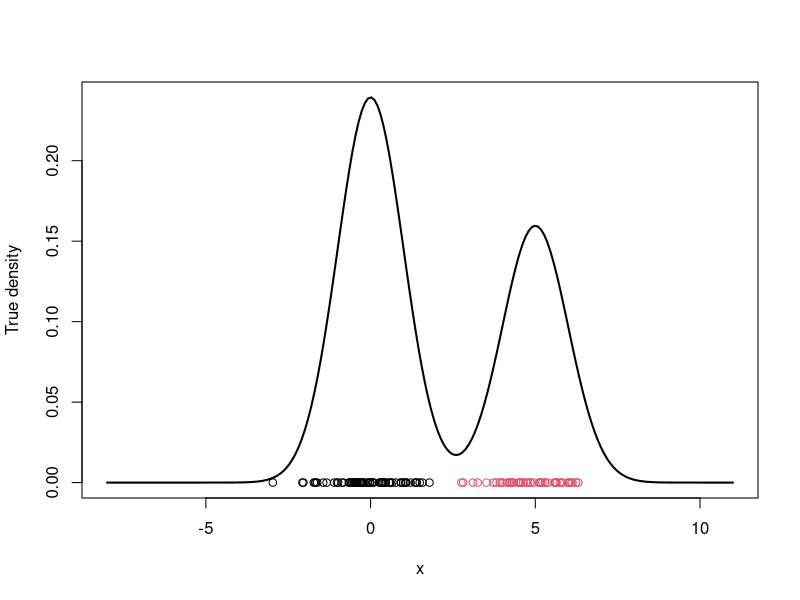
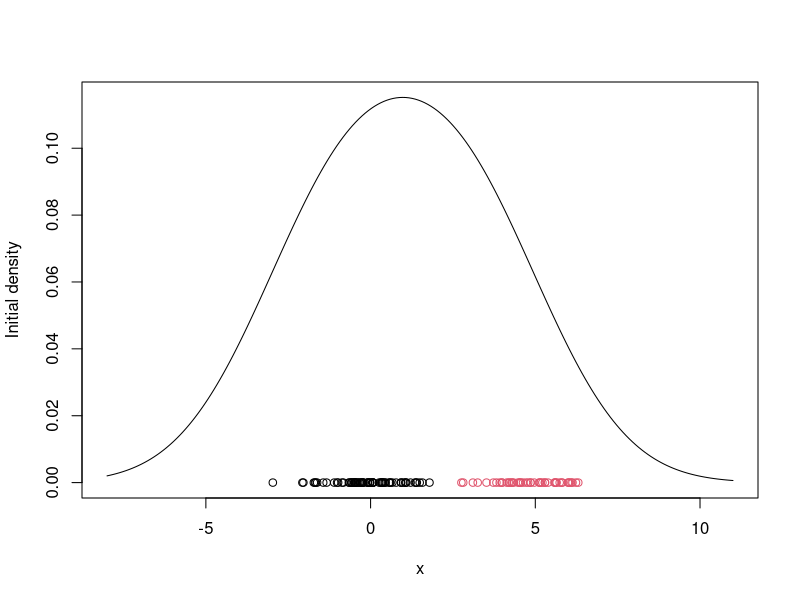
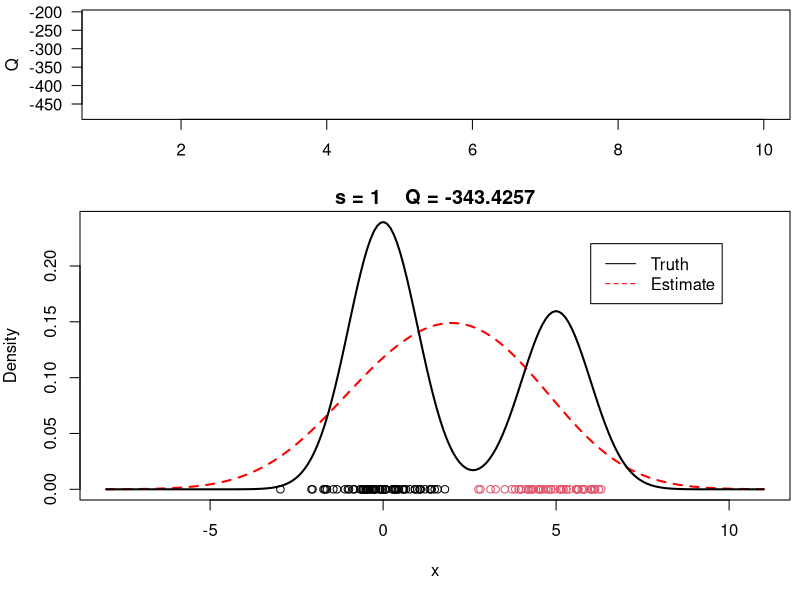
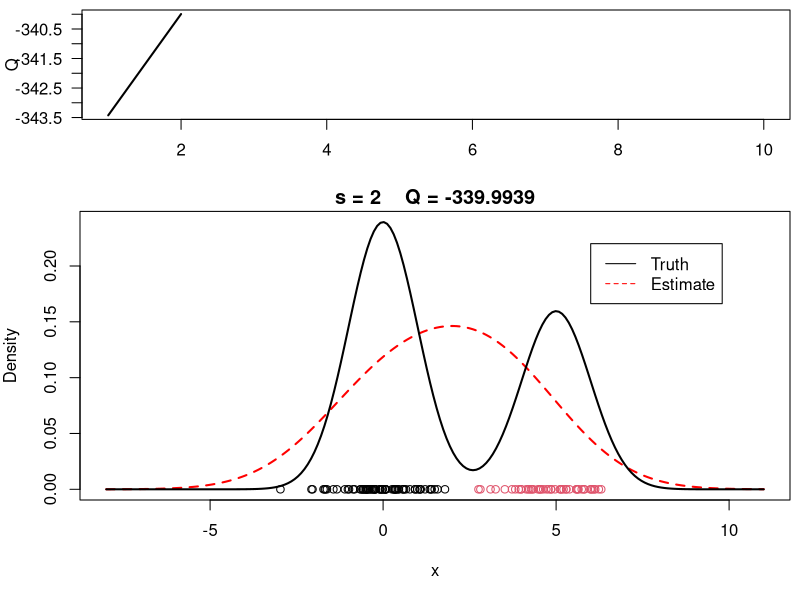
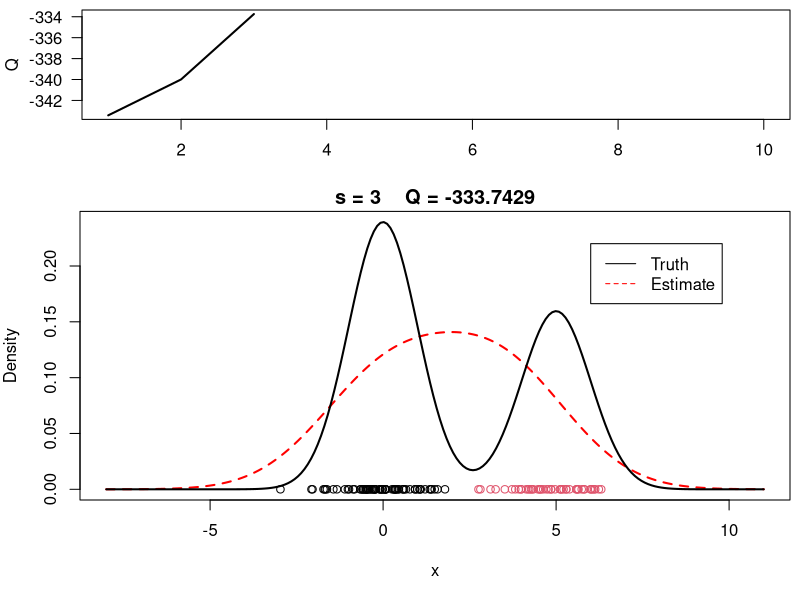
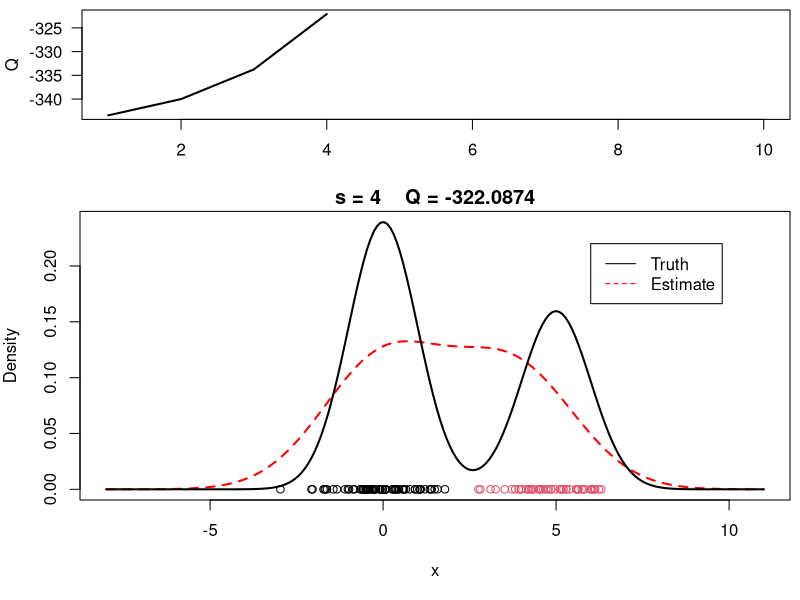
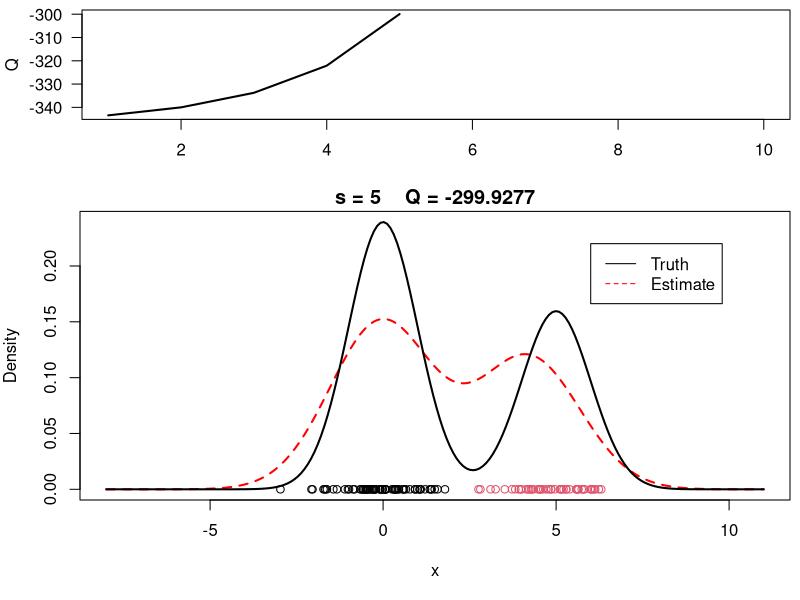
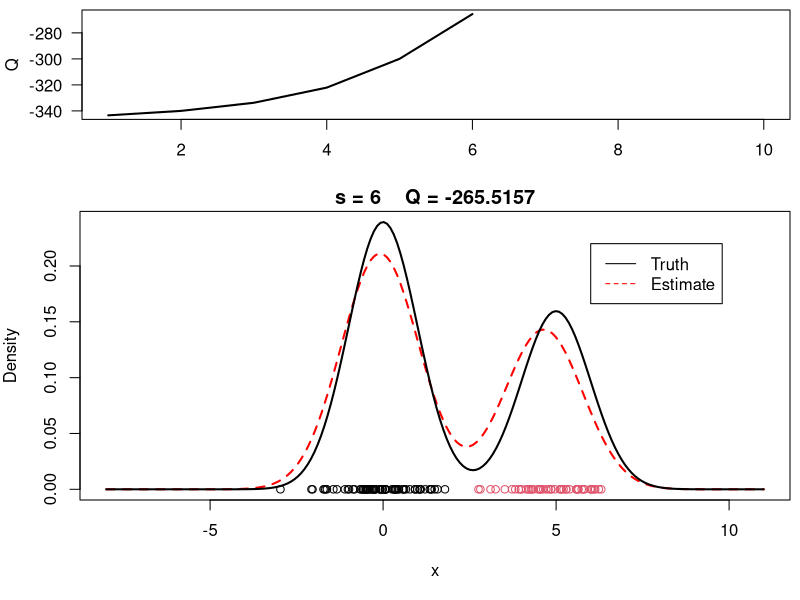

The R script that drew these images, in order:
#### Example of an EM algorithm for fitting a location mixture of 2 Gaussian components
#### The algorithm is tested using simulated data

## Clear the environment and load required libraries
rm(list=ls())
set.seed(81196)    # So that results are reproducible (same simulated data every time)

## Generate data from a mixture with 2 components
KK         = 2
w.true     = 0.6  # True weights associated with the components
mu.true    = rep(0, KK)
mu.true[1] = 0   # True mean for the first component
mu.true[2] = 5   # True mean for the second component
sigma.true = 1   # True standard deviation of all components
n  = 120         # Number of observations to be generated
cc = sample(1:KK, n, replace=T, prob=c(w.true,1-w.true))
x  = rep(0, n)
for(i in 1:n){
  x[i] = rnorm(1, mu.true[cc[i]], sigma.true)
}

# Plot the true density
par(mfrow=c(1,1))
xx.true = seq(-8,11,length=200)
yy.true = w.true*dnorm(xx.true, mu.true[1], sigma.true) + 
          (1-w.true)*dnorm(xx.true, mu.true[2], sigma.true) 
plot(xx.true, yy.true, type="l", xlab="x", ylab="True density", lwd=2)
points(x, rep(0,n), col=cc)

## Run the actual EM algorithm
## Initialize the parameters
w     = 1/2                         #Assign equal weight to each component to start with
mu    = rnorm(KK, mean(x), sd(x))   #Random cluster centers randomly spread over the support of the data
sigma = sd(x)                       #Initial standard deviation

# Plot the initial guess for the density
xx = seq(-8,11,length=200)
yy = w*dnorm(xx, mu[1], sigma) + (1-w)*dnorm(xx, mu[2], sigma)
plot(xx, yy, type="l", ylim=c(0, max(yy)), xlab="x", ylab="Initial density")
points(x, rep(0,n), col=cc)

s  = 0
sw = FALSE
QQ = -Inf
QQ.out = NULL
epsilon = 10^(-5)


##Checking convergence of the algorithm
while(!sw){
  ## E step
  v = array(0, dim=c(n,KK))
  v[,1] = log(w) + dnorm(x, mu[1], sigma, log=TRUE)    #Compute the log of the weights
  v[,2] = log(1-w) + dnorm(x, mu[2], sigma, log=TRUE)  #Compute the log of the weights
  for(i in 1:n){
    v[i,] = exp(v[i,] - max(v[i,]))/sum(exp(v[i,] - max(v[i,])))  #Go from logs to actual weights in a numerically stable manner
  }
  
  ## M step
  # Weights
  w = mean(v[,1])
  mu = rep(0, KK)
  for(k in 1:KK){
    for(i in 1:n){
      mu[k]    = mu[k] + v[i,k]*x[i]
    }
    mu[k] = mu[k]/sum(v[,k])
  }
  # Standard deviations
  sigma = 0
  for(i in 1:n){
    for(k in 1:KK){
      sigma = sigma + v[i,k]*(x[i] - mu[k])^2
    }
  }
  sigma = sqrt(sigma/sum(v))
  
  ##Check convergence
  QQn = 0
  for(i in 1:n){
    QQn = QQn + v[i,1]*(log(w) + dnorm(x[i], mu[1], sigma, log=TRUE)) +
                v[i,2]*(log(1-w) + dnorm(x[i], mu[2], sigma, log=TRUE))
  }
  if(abs(QQn-QQ)/abs(QQn)<epsilon){
    sw=TRUE
  }
  QQ = QQn
  QQ.out = c(QQ.out, QQ)
  s = s + 1
  print(paste(s, QQn))
  
  #Plot current estimate over data
  layout(matrix(c(1,2),2,1), widths=c(1,1), heights=c(1.3,3))
  par(mar=c(3.1,4.1,0.5,0.5))
  plot(QQ.out[1:s],type="l", xlim=c(1,max(10,s)), las=1, ylab="Q", lwd=2)
  
  par(mar=c(5,4,1.5,0.5))
  xx = seq(-8,11,length=200)
  yy = w*dnorm(xx, mu[1], sigma) + (1-w)*dnorm(xx, mu[2], sigma)
  plot(xx, yy, type="l", ylim=c(0, max(c(yy,yy.true))), main=paste("s =",s,"   Q =", round(QQ.out[s],4)), lwd=2, col="red", lty=2, xlab="x", ylab="Density")
  lines(xx.true, yy.true, lwd=2)
  points(x, rep(0,n), col=cc)
  legend(6,0.22,c("Truth","Estimate"),col=c("black","red"), lty=c(1,2))
}


#Plot final estimate over data
layout(matrix(c(1,2),2,1), widths=c(1,1), heights=c(1.3,3))
par(mar=c(3.1,4.1,0.5,0.5))
plot(QQ.out[1:s],type="l", xlim=c(1,max(10,s)), las=1, ylab="Q", lwd=2)

par(mar=c(5,4,1.5,0.5))
xx = seq(-8,11,length=200)
yy = w*dnorm(xx, mu[1], sigma) + (1-w)*dnorm(xx, mu[2], sigma)
plot(xx, yy, type="l", ylim=c(0, max(c(yy,yy.true))), main=paste("s =",s,"   Q =", round(QQ.out[s],4)), lwd=2, col="red", lty=2, xlab="x", ylab="Density")
lines(xx.true, yy.true, lwd=2)
points(x, rep(0,n), col=cc)
legend(6,0.22,c("Truth","Estimate"),col=c("black","red"), lty=c(1,2), bty="n")


